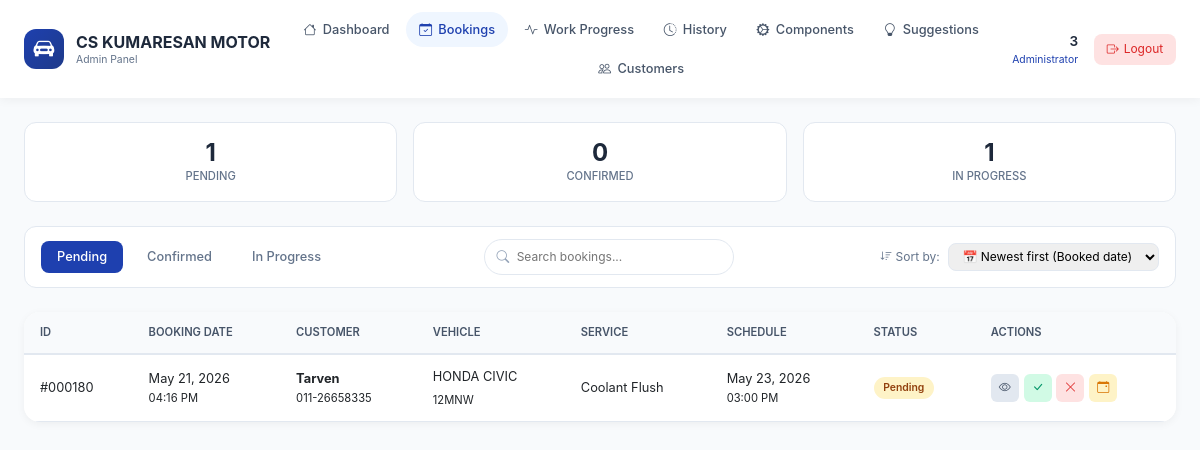
The app's page /admin-bookings.php (signed in) with its own data.
### tables this page shows
CREATE TABLE `bookings` (
  `id` int(11) NOT NULL,
  `user_id` int(11) NOT NULL,
  `vehicle_id` int(11) NOT NULL,
  `service_category_id` int(11) NOT NULL,
  `booking_date` date NOT NULL,
  `booking_time` time NOT NULL,
  `original_date` date DEFAULT NULL,
  `original_time` time DEFAULT NULL,
  `reschedule_reason` text DEFAULT NULL,
  `rescheduled_by` enum('admin','customer') DEFAULT NULL,
  `status` enum('pending','confirmed','repairing','completed','cancelled') DEFAULT 'pending',
  `remarks` text DEFAULT NULL,
  `admin_notes` text DEFAULT NULL,
  `estimated_price` decimal(10,2) DEFAULT NULL,
  `final_price` decimal(10,2) DEFAULT NULL,
  `completed_date` date DEFAULT NULL,
  `created_at` timestamp NOT NULL DEFAULT current_timestamp(),
  `updated_at` timestamp NOT NULL DEFAULT current_timestamp() ON UPDATE current_timestamp(),
  `admin_viewed` tinyint(4) DEFAULT 0
);

CREATE TABLE `users` (
  `id` int(11) NOT NULL,
  `email` varchar(100) NOT NULL,
  `username` varchar(50) NOT NULL,
  `password_hash` varchar(255) NOT NULL,
  `full_name` varchar(100) NOT NULL,
  `phone` varchar(20) DEFAULT NULL,
  `security_image_path` varchar(255) DEFAULT NULL,
  `security_phrase` varchar(255) DEFAULT NULL,
  `role` enum('admin','customer','staff') DEFAULT 'customer',
  `is_active` tinyint(4) DEFAULT 1,
  `created_at` timestamp NOT NULL DEFAULT current_timestamp()
);

CREATE TABLE `vehicles` (
  `id` int(11) NOT NULL,
  `user_id` int(11) NOT NULL,
  `brand_name` varchar(50) NOT NULL,
  `model` varchar(50) NOT NULL,
  `year` year(4) NOT NULL,
  `color` varchar(30) DEFAULT NULL,
  `number_plate` varchar(20) NOT NULL,
  `created_at` timestamp NOT NULL DEFAULT current_timestamp()
);

CREATE TABLE `service_categories` (
  `id` int(11) NOT NULL,
  `type` enum('Oil & Fluid Service','Engine Service','Brake Service','Cooling System Service','Electrical Service','Air Conditioning Service','Suspension & Steering Service','Tire Service','Exhaust Service') DEFAULT NULL,
  `category_name` varchar(100) NOT NULL,
  `description` text DEFAULT NULL,
  `base_price` decimal(10,2) NOT NULL,
  `estimated_hours` decimal(5,2) DEFAULT NULL,
  `is_active` tinyint(4) DEFAULT 1,
  `created_at` timestamp NOT NULL DEFAULT current_timestamp()
);

### admin-bookings.php (the view, shortened to what this page needs)
<?php
$full_name = $_SESSION['full_name'];
require_once __DIR__ . '/includes/config.php';
$pdo->query("ALTER TABLE bookings ADD COLUMN IF NOT EXISTS admin_viewed SMALLINT DEFAULT 0");
$filter = isset($_GET['filter']) ? $_GET['filter'] : 'pending';
$order = isset($_GET['order']) ? $_GET['order'] : 'desc';
$sort_by = isset($_GET['sort_by']) ? $_GET['sort_by'] : 'created_at';
$sort_order = isset($_GET['sort_order']) ? $_GET['sort_order'] : 'desc';
$bookings = [];
$sql = "SELECT
            b.*,
            u.full_name as customer_name,
            u.email as customer_email,
            u.phone as customer_phone,
            v.brand_name,
            v.model,
            v.year,
            v.color,
            v.number_plate,
            sc.category_name as service_name,
            sc.base_price as service_price
        FROM bookings b
        JOIN users u ON b.user_id = u.id
        JOIN vehicles v ON b.vehicle_id = v.id
        JOIN service_categories sc ON b.service_category_id = sc.id
        WHERE b.status = '$filter'
        ORDER BY $sort_by $sort_order";
$result = $pdo->query($sql);
if ($result) {
    $bookings = $result->fetchAll(PDO::FETCH_ASSOC);
}
$stats = [];
$stats_sql = "SELECT
    SUM(CASE WHEN status = 'pending' THEN 1 ELSE 0 END) as pending_count,
    SUM(CASE WHEN status = 'confirmed' THEN 1 ELSE 0 END) as confirmed_count,
    SUM(CASE WHEN status = 'repairing' THEN 1 ELSE 0 END) as repairing_count,
    SUM(CASE WHEN status = 'pending' AND admin_viewed = 0 THEN 1 ELSE 0 END) as unviewed_count
FROM bookings";
$stats_result = $pdo->query($stats_sql);
if ($stats_result) {
    $stats = $stats_result->fetch(PDO::FETCH_ASSOC);
}
?>
<!DOCTYPE html>
<html lang="en">
<head>
    <link href="https://cdn.jsdelivr.net/npm/bootstrap@5.3.0/dist/css/bootstrap.min.css" rel="stylesheet">
    <link rel="stylesheet" href="https://cdn.jsdelivr.net/npm/bootstrap-icons@1.11.1/font/bootstrap-icons.css">
</head>
<body>
<div class="top-nav">
    <div class="nav-container">
        <div class="logo-area">
            <div class="logo-icon">
                <i class="bi bi-car-front-fill"></i>
            </div>
            <div class="logo-text">
                CS KUMARESAN MOTOR
                <span>Admin Panel</span>
            </div>
        </div>
        <div class="nav-links">
            <a href="admin-dashboard.php" class="nav-link-item <?php echo basename($_SERVER['PHP_SELF']) == 'admin-dashboard.php' ? 'active' : ''; ?>">
                <i class="bi bi-house""></i> Dashboard
            </a>
            <a href="admin-bookings.php" class="nav-link-item <?php echo basename($_SERVER['PHP_SELF']) == 'admin-bookings.php' ? 'active' : ''; ?>">
                <i class="bi bi-calendar-check"></i> Bookings
            </a>
            <a href="admin-work-progress.php" class="nav-link-item <?php echo basename($_SERVER['PHP_SELF']) == 'admin-work-progress.php' ? 'active' : ''; ?>">
                <i class="bi bi-activity"></i> Work Progress
            </a>
            <a href="admin-service-history.php" class="nav-link-item <?php echo basename($_SERVER['PHP_SELF']) == 'admin-service-history.php' ? 'active' : ''; ?>">
                <i class="bi bi-clock-history"></i> History
            </a>
            <a href="admin-spare-parts.php" class="nav-link-item <?php echo basename($_SERVER['PHP_SELF']) == 'admin-spare-parts.php' ? 'active' : ''; ?>">
                <i class="bi bi-gear-wide-connected"></i> Components
            </a>
            <a href="admin-suggestions.php" class="nav-link-item <?php echo basename($_SERVER['PHP_SELF']) == 'admin-suggestions.php' ? 'active' : ''; ?>">
                <i class="bi bi-lightbulb"></i> Suggestions
            </a>
            <a href="admin-customers.php" class="nav-link-item <?php echo basename($_SERVER['PHP_SELF']) == 'admin-customers.php' ? 'active' : ''; ?>">
                <i class="bi bi-people"></i> Customers
            </a>
        </div>
        <div class="user-area">
            <div class="user-info">
                <div class="user-name"><?php echo htmlspecialchars($full_name); ?></div>
                <div class="user-role">Administrator</div>
            </div>
            <a href="logout.php" class="logout-btn"><i class="bi bi-box-arrow-right"></i> Logout</a>
        </div>
    </div>
</div>
<div class="main-container">
    <div class="stats-grid">
        <div class="stat-card" onclick="window.location.href='?filter=pending&order=<?php echo $order; ?>'">
            <h3 id="pendingCount"><?php echo $stats['pending_count'] ?? 0; ?></h3>
            <p>Pending</p>
        </div>
        <div class="stat-card" onclick="window.location.href='?filter=confirmed&order=<?php echo $order; ?>'">
            <h3 id="confirmedCount"><?php echo $stats['confirmed_count'] ?? 0; ?></h3>
            <p>Confirmed</p>
        </div>
        <div class="stat-card" onclick="window.location.href='?filter=repairing&order=<?php echo $order; ?>'">
            <h3 id="repairingCount"><?php echo $stats['repairing_count'] ?? 0; ?></h3>
            <p>In Progress</p>
        </div>
    </div>
<div class="filter-bar">
    <div class="filter-tabs">
        <a href="?filter=pending&sort_by=<?php echo $sort_by; ?>&sort_order=<?php echo $sort_order; ?>" class="filter-tab <?php echo $filter == 'pending' ? 'active' : ''; ?>">Pending</a>
        <a href="?filter=confirmed&sort_by=<?php echo $sort_by; ?>&sort_order=<?php echo $sort_order; ?>" class="filter-tab <?php echo $filter == 'confirmed' ? 'active' : ''; ?>">Confirmed</a>
        <a href="?filter=repairing&sort_by=<?php echo $sort_by; ?>&sort_order=<?php echo $sort_order; ?>" class="filter-tab <?php echo $filter == 'repairing' ? 'active' : ''; ?>">In Progress</a>
    </div>
    <div class="search-box">
        <i class="bi bi-search"></i>
        <input type="text" id="searchInput" placeholder="Search bookings...">
    </div>
    <div class="order-select">
        <label><i class="bi bi-sort-down"></i> Sort by:</label>
        <select id="sortBySelect">
            <option value="created_at_desc" <?php echo ($sort_by == 'created_at' && $sort_order == 'desc') ? 'selected' : ''; ?>>📅 Newest first (Booked date)</option>
        </select>
    </div>
</div>
    <div class="main-card">
        <div class="table-responsive">
            <table class="table" id="bookingsTable">
                <thead>
                    <tr>
                        <th>ID</th>
                        <th>Booking Date</th>
                        <th>Customer</th>
                        <th>Vehicle</th>
                        <th>Service</th>
                        <th>Schedule</th>
                        <th>Status</th>
                        <th>Actions</th>
                    </tr>
                </thead>
                <tbody>
                    <?php foreach ($bookings as $booking):
                        $is_unviewed = ($booking['status'] == 'pending' && !($booking['admin_viewed'] ?? 0));
                    ?>
                        <tr class="<?php echo $is_unviewed ? 'unviewed' : ''; ?>" data-booking-id="<?php echo $booking['id']; ?>">
                            <td>
                                #<?php echo str_pad($booking['id'], 6, '0', STR_PAD_LEFT); ?>
                            </div>
                            <td><?php echo date('M d, Y', strtotime($booking['created_at'])); ?><br><small><?php echo date('h:i A', strtotime($booking['created_at'])); ?></small></td>
                            <td>
                                <div class="fw-bold"><?php echo htmlspecialchars($booking['customer_name']); ?></div>
                                <small><?php echo htmlspecialchars($booking['customer_phone']); ?></small>
                            </div>
                            <td>
                                <?php echo htmlspecialchars($booking['brand_name'] . ' ' . $booking['model']); ?>
                                <div class="mt-1"><small><?php echo htmlspecialchars($booking['number_plate']); ?></small></div>
                            </div>
                            <td><?php echo htmlspecialchars($booking['service_name']); ?></div>
                            <td>
                                <div><?php echo date('M d, Y', strtotime($booking['booking_date'])); ?></div>
                                <small><?php echo date('h:i A', strtotime($booking['booking_time'])); ?></small>
                            <td>
                                <span class="status-badge status-<?php echo $booking['status']; ?>">
                                    <?php
                                    if ($booking['status'] == 'repairing') echo 'In Progress';
                                    else echo ucfirst($booking['status']);
                                    ?>
                                </span>
                            <td>
                                <div class="action-buttons">
                                    <button class="btn-action btn-view" onclick="markAsViewed(<?php echo $booking['id']; ?>); showViewModal(<?php echo $booking['id']; ?>)" title="View">
                                        <i class="bi bi-eye"></i>
                                    </button>
                                    <?php if ($booking['status'] == 'pending'): ?>
                                        <button class="btn-action btn-confirm" onclick="confirmAction(<?php echo $booking['id']; ?>, 'confirm')" title="Confirm"><i class="bi bi-check-lg"></i></button>
                                        <button class="btn-action btn-cancel" onclick="confirmAction(<?php echo $booking['id']; ?>, 'cancel')" title="Cancel"><i class="bi bi-x-lg"></i></button>
                                        <button class="btn-action btn-reschedule" onclick="showRescheduleModal(<?php echo $booking['id']; ?>, '<?php echo date('M d, Y', strtotime($booking['booking_date'])); ?>', '<?php echo date('h:i A', strtotime($booking['booking_time'])); ?>')" title="Reschedule"><i class="bi bi-calendar-event"></i></button>
                                    <?php endif; ?>
                                </div>
                    <?php endforeach; ?>
</body>
</html>

### records on screen
bookings: id "000180", created_at "May 21, 2026", created_at "04:16 PM", user.full_name "Tarven", user.phone "011-26658335", vehicle.model "HONDA CIVIC", vehicle.number_plate "12MNW", service_category.category_name "Coolant Flush", booking_date "May 23, 2026", booking_time "03:00 PM", status "Pending"

### other values on screen
$full_name "3"
$stats['pending_count'] "1"
$stats['confirmed_count'] "0"
$stats['repairing_count'] "1"
